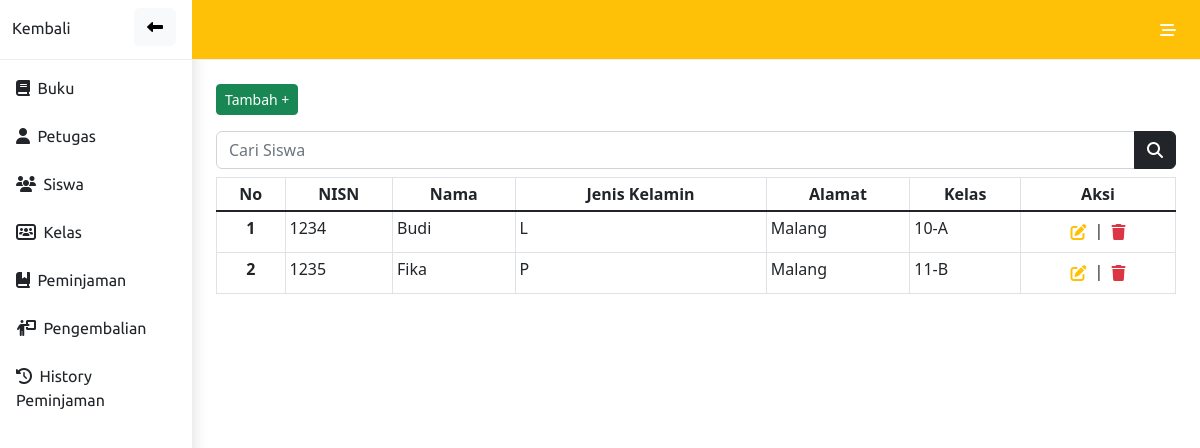
The app's page /admin/siswa.php (signed in), older data.
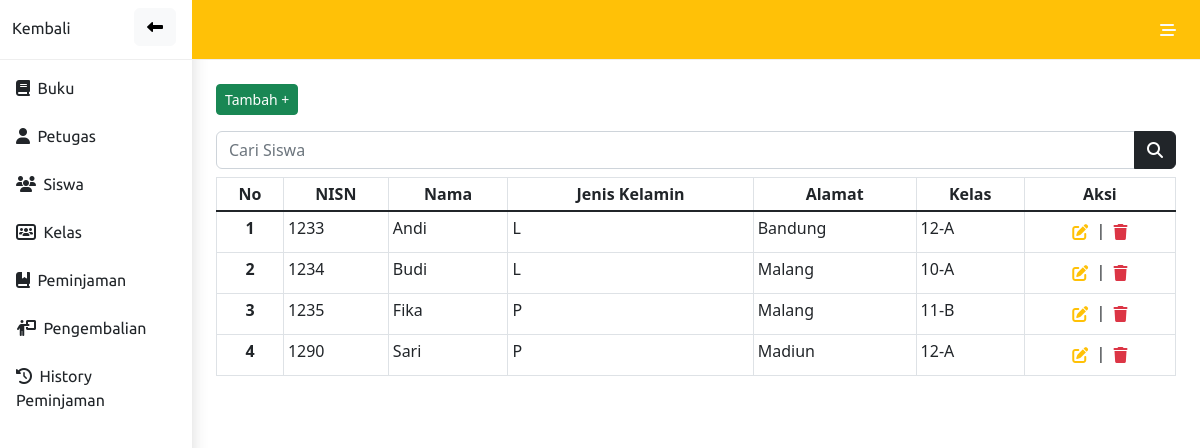
The same page, newer data.
### tables this page shows
CREATE TABLE `siswa` (
  `nis` int(11) NOT NULL,
  `nama` varchar(100) NOT NULL,
  `jenis_kelamin` enum('L','P') NOT NULL,
  `alamat` varchar(255) NOT NULL,
  `id_kelas` int(2) NOT NULL
);

CREATE TABLE `kelas` (
  `id_kelas` int(2) NOT NULL,
  `nama_kelas` varchar(50) NOT NULL
);

### config.php (called while the page is built, shortened)
<?php
$conn = mysqli_connect("localhost", "root", "", "perpus10");
function read($col, $tabel, $condisi){
    global $conn;
    $tampil = mysqli_query($conn, "SELECT $col FROM $tabel $condisi");
    return $tampil;
}
 ?>

### admin/siswa.php (the view, shortened to what this page needs)
<?php
include '../config.php';
?>
<!DOCTYPE html>
<html lang="en">
<head>
</head>
<body>
<?php include 'nav.php'?>
        <div class="container">
            <div class="container pt-4 m-auto">
                <button class="btn btn-sm btn-success mb-3" data-bs-toggle="modal" data-bs-target="#tambah">Tambah +</button>
                <form class="d-flex input-group mb-2" role="search" method="get" action="cari_siswa.php">
                    <input class="form-control" type="search" placeholder="Cari Siswa" aria-label="Search" name="search">
                    <button class="btn btn-dark" type="search"><i class="fa-solid fa-magnifying-glass"></i></button>
                </form>
                <table class="table table-sm table-hover table-bordered">
                    <thead class="text-center">
                        <tr>
                            <th>No</th>
                            <th>NISN</th>
                            <th>Nama</th>
                            <th>Jenis Kelamin</th>
                            <th>Alamat</th>
                            <th>Kelas</th>
                            <th>Aksi</th>
                        </tr>
                    </thead>
                    <tbody class="table-group-divider">
                        <?php
                            $no=0;
                            $siswa = read('s.nis, s.nama, s.jenis_kelamin, s.alamat, k.nama_kelas', 'siswa s JOIN kelas k ON s.id_kelas = k.id_kelas', '');
                                    while($data = mysqli_fetch_assoc($siswa)){
                                    $no++;
                        ?>
                        <tr>
                            <th class="text-center" scope="row"><?=$no?></th>
                            <td><?=$data['nis']?></td>
                            <td><?=$data['nama']?></td>
                            <td><?=$data['jenis_kelamin']?></td>
                            <td><?=$data['alamat']?></td>
                            <td><?=$data['nama_kelas']?></td>
                            <td class="text text-center">
                                <button class="btn btn-polos p-1">
                                    <a class="text-warning" href="edit_siswa.php?nis=<?= $data['nis']; ?>">
                                        <i class="fa-solid fa-pen-to-square"></i>
                                    </a>
                                </button> |
                                <button class="btn btn-polos p-1">
                                    <a class="text-danger" href="hapus.php?nis=<?= $data['nis']; ?>"><i class="fa-solid fa-trash"></i></a>
                                </button>
                            </td>
                        </tr>
                        <?php
                            }
                        ?>
                    </tbody>
                </table>
            </div>
        </div>
</body>
</html>

Row changes from the older to the newer data that the page shows:
added siswa: nis "1233", nama "Andi", jenis_kelamin "L", alamat "Bandung", id_kelas.nama_kelas "12-A"
added siswa: nis "1290", nama "Sari", jenis_kelamin "P", alamat "Madiun", id_kelas.nama_kelas "12-A"
